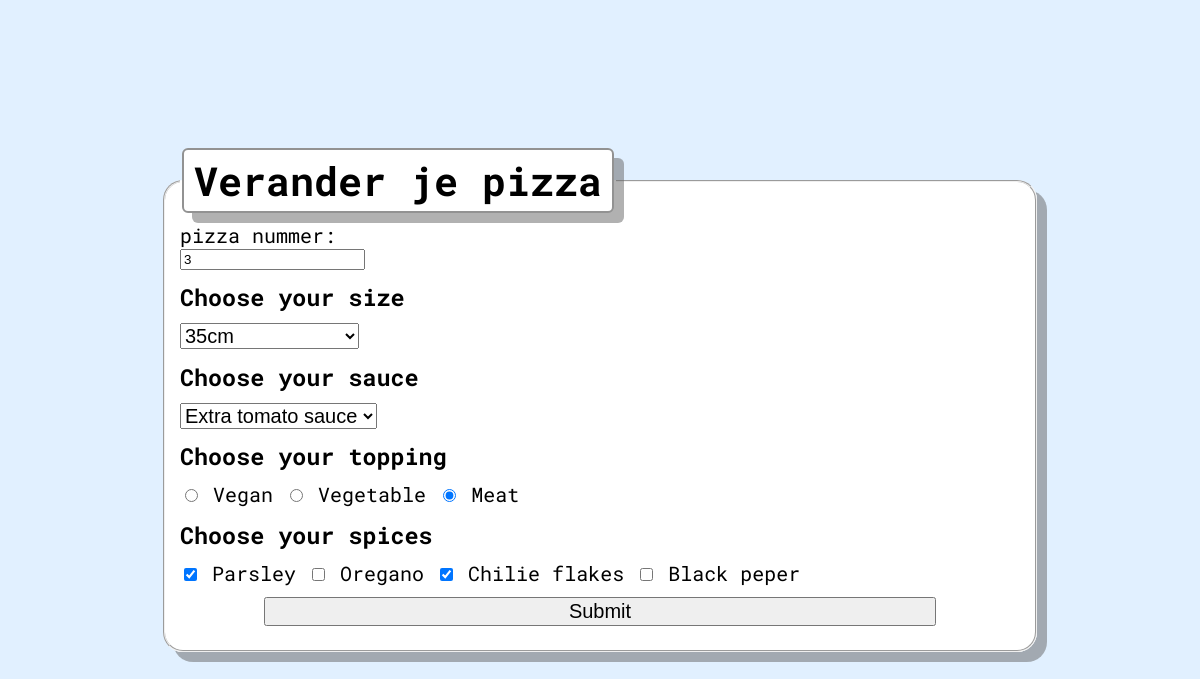
Screenshot of /editForm.php?id=3 with the database file from the repository.
### tables this page shows
CREATE TABLE IF NOT EXISTS `pizzas` (
  `id` int NOT NULL AUTO_INCREMENT,
  `size` int NOT NULL,
  `sauce` varchar(20) NOT NULL,
  `topping` varchar(15) NOT NULL,
  `spices` varchar(50) NOT NULL,
  PRIMARY KEY (`id`)
);

### phpFiles/read.php (called while the page is built)
<?php
function retInfo(){
    include('config.php');
    $dsn = "mysql:host=$dbHost;dbname=$dbName;charset=UTF8";
    try {
        $pdo = new PDO($dsn, $dbUser, $dbPass);
    } catch(PDOException $e){
        echo $e->getMessage();
    }
    $sql = "SELECT * FROM pizzas";
    $statement = $pdo->prepare($sql);
    $statement->execute();
    $result = $statement->fetchAll(PDO::FETCH_OBJ);
    return $result;
}

### editForm.php (the view, shortened to what this page needs)
<!DOCTYPE html>
<html lang="en">
<head>
    <link rel="stylesheet" href="style.css">
</head>
<body>
<?php
    include("phpFiles/read.php");
    if($_GET['id'] != 0){
        $allInfo = retInfo();
        foreach($allInfo as $info){
            if($info->id == $_GET['id']){
                $itemInfo = $info;
                break;
            }
        }
    }else{
        $edit = false;
    }
?>
<fieldset>
        <legend><h1>Verander je pizza</h1></legend>
        <form action="phpFiles/update.php" method="post">
            <label>pizza nummer:</label>
            <input type="text" name="id" class="pizzaId" readonly value="<?php echo $itemInfo->id;?>">
            <h3>Choose your size</h3>
            <select name="size">
                <option value="35"<?php if($itemInfo->size == 35){echo 'selected="selected"';}?>>35cm</option>
            </select>
            <h3>Choose your sauce</h3>
            <select name="sauce">
                <option value="extraTomatoSauce"<?php if($itemInfo->sauce == "extraTomatoSauce"){echo 'selected="selected"';}?>>Extra tomato sauce</option>
            </select>
            <div>
                <h3>Choose your topping</h3>
                <input type="radio" name="topping" id="vegan" value="vegan"
                <?php if($itemInfo->topping == "vegan"){echo 'checked="checked"';}?>>
                <label for="vegan">Vegan</label>
                <input type="radio" name="topping" id="vegie" value="vegetables"
                <?php if($itemInfo->topping == "vegetables"){echo 'checked="checked"';}?>>
                <label for="vegie">Vegetable</label>
                <input type="radio" name="topping" id="meat" value="meat"
                <?php if($itemInfo->topping == "meat"){echo 'checked="checked"';}?>>
                <label for="meat">Meat</label>
            </div>
            <div>
                <h3>Choose your spices</h3>
                <input type="checkbox" name="spice1" id="parsley" value="parsley"
                <?php if(str_contains($itemInfo->spices, "parsley")){echo 'checked="checked"';}?>>
                <label for="parsley">Parsley</label>
                <input type="checkbox" name="spice2" id="oregano" value="oregano"
                <?php if(str_contains($itemInfo->spices, "oregano")){echo 'checked="checked"';}?>>
                <label for="oregano">Oregano</label>
                <input type="checkbox" name="spice3" id="chiliFlakes" value="chiliFlakes"
                <?php if(str_contains($itemInfo->spices, "chiliFlakes")){echo 'checked="checked"';}?>>
                <label for="chiliFlakes">Chilie flakes</label>
                <input type="checkbox" name="spice4" id="blackPeper" value="blackPeper"
                <?php if(str_contains($itemInfo->spices, "blackPeper")){echo 'checked="checked"';}?>>
                <label for="blackPeper">Black peper</label>
            </div>
            <button type="submit">Submit</button>
        </form>
    </fieldset>
</body>
</html>

### style.css (style rules this page uses)
html { font-size: 20px; }
body { background-color: rgb(225, 240, 255); font-family: 'Roboto Mono', monospace; height: 100vh; margin: 0; padding: 0; display: flex; justify-content: space-evenly; align-items: center; }
body > fieldset { width: 70%; height: 60vh; background-color: white; border-radius: 1rem; box-shadow: .5rem .5rem 0 rgba(101, 101, 101, 0.505); }
form { height: 100%; display: flex; flex-direction: column; justify-content: space-evenly; }
h1 { margin: 0; padding: .2rem .5rem; background-color: white; border-radius: .3rem; border-style: solid; border-width: .1rem; border-color: rgb(146, 146, 146); box-shadow: .5rem .5rem 0 rgba(101, 101, 101, 0.505); }
h3 { margin: .5rem 0; }
select { font-size: 1rem; width: fit-content; }
button { width: 80%; font-size: 1rem; margin: .5rem auto; }
.pizzaId { width: max-content; }

### rows the page displays
pizzas: id "3", size "35cm", sauce "Extra tomato sauce", topping "☐ Vegan", topping "☐ Vegetable", topping "☑ Meat", spices "☑"
